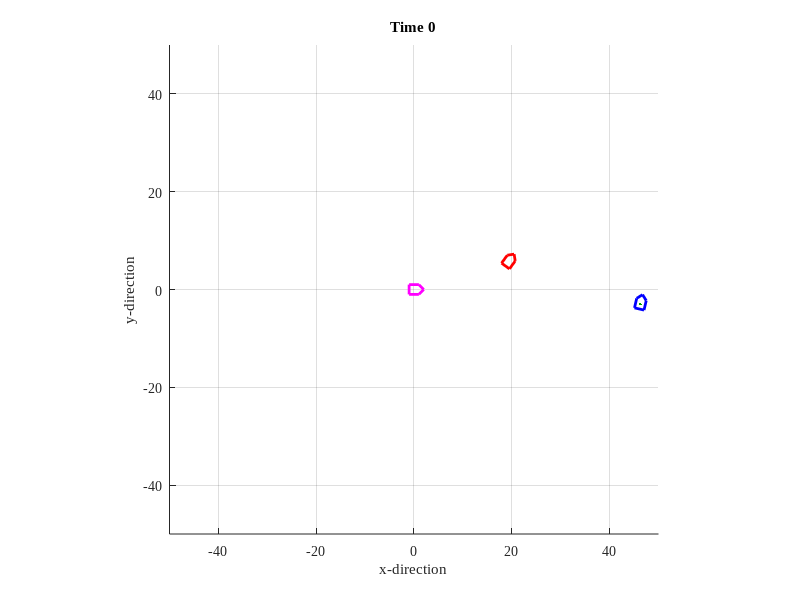

MATLAB code for this plot: (Note: this script raises an error after producing the figure.)
function [] = MTRN4010_91()
% sim car movement to target
% fuzzy control on velocity/angle
% PSO optimize zero membership function parameters
% modify vel.fis output membership ZERO upper bound
% modify ang.fis output membership ZERO lower/upper bound
% obective function is square rooted sum of pose error squares
% because of many simulations, the programm take a longer time to finish

% program management
clc; clear all; close all; dbstop if error;
set(0,'defaultaxesfontname','times new roman');

% car motion filed, sim time
field.range=50;
time.dt=1; time.T=500;

% car variables
[fig]=FigureNew(field);
[car]=CarNew(field);
[car]=CarNow(car,time,0,0);
[car]=CarShow(fig,car,0);
[real]=Static(field);
[target] = TargetNew(real);

% import fuzzy system
fis_vel=readfis('MTRN4010_vel.fis');
fis_ang=readfis('MTRN4010_ang.fis');

% PSO parameters
% PSO.VLB=0.1; PSO.VUB=2;% car velocity lower/upper bound
% PSO.ALB=0.1*pi; PSO.AUB=0.8*pi;% car angle lower/upper bound
PSO.D=2; PSO.G=20; PSO.N=30;% particle dimension generations, particles
PSO.V=rand(PSO.D,PSO.N);% initial PSO particle velocity
PSO.Gbest=[]; PSO.gbest=realmax;% PSO gbest
PSO.Pbest=[]; PSO.pbest=ones(1,PSO.N)*realmax;% PSO pbest
PSO.w1=0.9; PSO.w2=0.4; PSO.dw=PSO.w1-PSO.w2;% init and final inertia weight
PSO.cg=2; PSO.cp=2;% social, congnitive factor
PSO.X=rand(PSO.D,PSO.N); PSO.BND=[PSO.VLB PSO.VUB; PSO.ALB PSO.AUB];% PSO bound
for d=1:2,% particles for car vel/angle Z-MF
PSO.X(d,:)=PSO.BND(d,1)+PSO.X(d,:)*diff(PSO.BND(d,:));
end;

gg = [];% store shoestest distance in each gen

% PSO main loop
carInit=car;% initial car pose
for g=1:PSO.G,% PSO generation
    disp(PSO.X);% particles
    car=carInit;% restore init car pose
    for n=1:PSO.N,% PSO particles
        v=PSO.X(1,n); a=PSO.X(2,n);% velocity and angular bounds
        fis_vel.output.mf(1).params(3)=v;% modify vel output Z-MF
        fis_ang.output.mf(2).params(3)=a;% modify ang output Z-MF
        fis_ang.output.mf(2).params(1)=-a;
        
        % sim car movement
        for t=0:time.dt:time.T,
            [ds]=FindDistance(car,real);
            vel=evalfis(ds,fis_vel);
            [dq]=FindAngular(car,real);
            ang=evalfis(dq,fis_ang);
            [car]=CarNow(car,time,vel,ang);
        end;
        
        err=[car.x-real.x car.y-real.y AngleWrap(car.q-real.q)];% pose error
        fit(n)=sqrt(sum(err.^2));% objective function
        
        % find global best
        if fit(n)<PSO.gbest,
            PSO.gbest=fit(n);
            PSO.Gbest=PSO.X(:,n);
        end;
        
        % find particle best
        if fit(n)<PSO.pbest(n),
            PSO.pbest(n)=fit(n);
            PSO.Pbest(:,n)=PSO.X(:,n);
        end;
    end;
    disp(sprintf('Generation %d Gbest %5.3f %5.3f gbest %5.3f',...
    g,PSO.Gbest.',PSO.gbest));% currently best results
    % PSO update
    w=PSO.w2+(1-g/PSO.G)*PSO.dw;% decreasing inertia weight
    PSO.V=w*rand(PSO.D,PSO.N).*PSO.V+...
    PSO.cp*rand(PSO.D,PSO.N).*(PSO.Pbest-PSO.X)+...
    PSO.cg*rand(PSO.D,PSO.N).*(repmat(PSO.Gbest,[1,PSO.N])-PSO.X);
    PSO.X=PSO.X+PSO.V;
    % repair particles
    for d=1:PSO.D,
        z=find(PSO.X(d,:)<PSO.BND(d,1));
        PSO.X(d,z)=PSO.BND(d,1)+rand(1,length(z))*diff(PSO.BND(d,:));
        z=find(PSO.X(d,:)>PSO.BND(d,2));
        PSO.X(d,z)=PSO.BND(d,1)+rand(1,length(z))*diff(PSO.BND(d,:));
    end;

    if isempty(gg)
        gg = PSO.gbest;
    else
        gg = [gg(1,:),PSO.gbest];
    end
end;

% show result with optimized controller
fis_vel.output.mf(1).params(3)=PSO.Gbest(1);% modify vel output Z-MF
fis_ang.output.mf(2).params(3)= PSO.Gbest(2);% modify ang output Z-MF
fis_ang.output.mf(2).params(1)=-PSO.Gbest(2);
car=carInit;% restore initial car pose
for t=0:time.dt:time.T,
    [target]=TargetNow(t,time,car,target);
    [target]=TargetShow(fig,target,t);
    [ds]=FindDistance(car,target);
    vel=evalfis(ds,fis_vel);
    [dq]=FindAngular(car,target);
    ang=evalfis(dq,fis_ang);
    [car]=CarNow(car,time,vel,ang);
    [car]=CarShow(fig,car,t);
end;

figure(5); clf(); hold on; zoom on;
xlabel('generation');ylabel('Shortest distance');
plot(1:PSO.G,gg);

function [fig]=FigureNew(field)
fig.fig=figure('units','normalized','position',[0.3 0.2 0.5 0.5]);
axis([-1 1 -1 1]*field.range); hold on; grid on; axis equal;
xlabel('x-direction'); ylabel('y-direction');
fig.ax=axis;

function [target]=Static(field)
target.x=(rand-0.5)*field.range;
target.y=(rand-0.5)*field.range;
target.q=AngleWrap(rand*2*pi);
target.shape=[ 2 0; 1 1; -1 1; -1 -1; 1 -1; 2 0]';
target.hdL.shape=plot(target.shape(1,:),target.shape(2,:),...
    'color','r','linewidth',2);
Rz=[ cos(target.q) -sin(target.q);
      sin(target.q) cos(target.q)];
shape=Rz*target.shape+repmat([target.x;target.y],1,6);
set(target.hdL.shape,'xdata',shape(1,:),'ydata',shape(2,:));

% ==============================
function [target] = TargetNew(real)
target.rear = 5;
target.x = real.x - target.rear*cos(real.q); 
target.y = real.y - target.rear*sin(real.q);
target.q = real.q;
target.shape=[ 2 0; 1 1; -1 1; -1 -1; 1 -1; 2 0]';
target.hdL.shape=plot(target.shape(1,:),target.shape(2,:),'color','m','linewidth',2);
% ==============================
function [target] = TargetNow(t,time,car,target)
target.x = target.x + time.dt*((target.rear*2/time.T)-(2*target.rear)/(time.T^2)*t)*cos(target.q) ;
% target.y = target.y + 20/(time.T/time.dt);
target.y = target.y + time.dt*((target.rear*2/time.T)-(2*target.rear)/(time.T^2)*t)*sin(target.q);
% target.y =  target.y + time.dt*(-0.00004*t+0.04);
% target.y =  target.y + time.dt*(-0.00016*t+0.08);
target.q = target.q;

function [target] = TargetShow(fig,target,t)
ax=axis;
Rz=[  cos(target.q) -sin(target.q); 
      sin(target.q)  cos(target.q) ];
shape=Rz*target.shape+repmat([target.x;target.y],1,6);
set(target.hdL.shape,'xdata',shape(1,:),'ydata',shape(2,:)); 
axis(ax); title(sprintf('Time %d',t)); pause(0.001);
% ======================================

function [ds]=FindDistance(car,target)
dx=target.x-car.x;
dy=target.y-car.y;
ds=sqrt(dx^2+dy^2);

function [dq]=FindAngular(car,target)
dx=target.x-car.x;
dy=target.y-car.y;
q=atan2(dy,dx)-car.q;
dq=AngleWrap(q);

function [q]=AngleWrap(q)
while q<pi,
    q=q+2*pi;
end;
while q>pi,
    q=q-2*pi;
end;

function [car]=CarNew(field)
car.x=(rand-0.5)*field.range*3;
car.y=(rand-0.5)*field.range*3;
car.q=AngleWrap(randn*2*pi);
car.trace=[car.x; car.y; car.q];
car.shape=[ 2 0; 1 1; -1 1; -1 -1; 1 -1; 2 0]';
car.hdL.shape=plot(car.shape(1,:),car.shape(2,:),'color','b','linewidth',2);
car.hdL.trace=plot(car.trace(1,:),car.trace(2,:),'color',[0 0.66 0]);

function [car]=CarNow(car,time,v,w)
car.x=car.x+time.dt*v*cos(car.q);
car.y=car.y+time.dt*v*sin(car.q);
car.q=car.q+time.dt*w; car.q=AngleWrap(car.q);
car.trace(:,end+1)=[car.x; car.y; car.q];

function [car]=CarShow(fig,car,t)
Rz=[ cos(car.q) -sin(car.q);
sin(car.q) cos(car.q)];
shape=Rz*car.shape+repmat([car.x;car.y],1,6);
set(car.hdL.shape,'xdata',shape(1,:),'ydata',shape(2,:));
set(car.hdL.trace,'xdata',car.trace(1,:),'ydata',car.trace(2,:));
axis(fig.ax); title(sprintf('Time %d',t)); pause(0.001);
